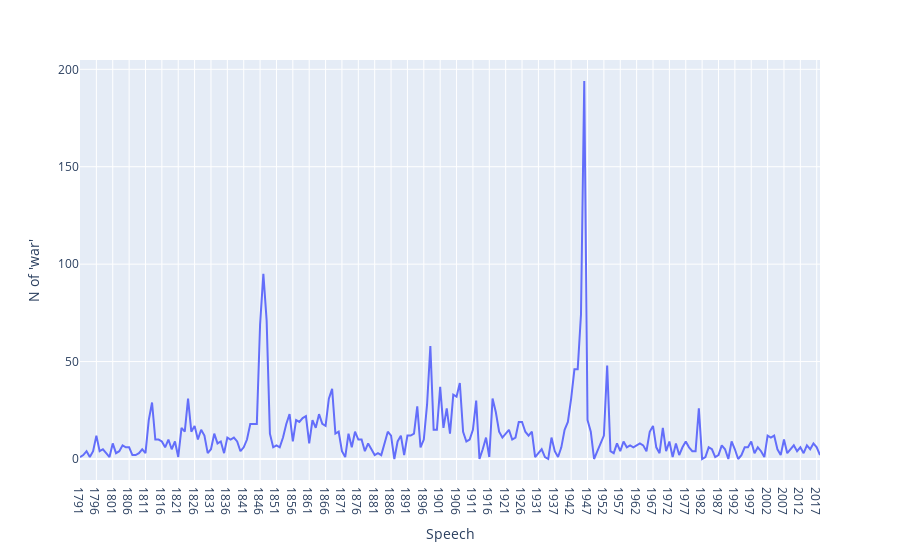

The cell this chart's notebook holds for it:
### Markdown cell above
Alternately we could look at the plain word counts of 'war' from each speech. While the results are similar, it removes some spikes from speeches in 1813 and 1917, which shows that 'war' was a frequent topic relative to the length of those speeches.

### Code cell
fig = px.line(x=df.index, y=df['word_count'])
fig.update_layout(xaxis_title="Speech",
    yaxis_title="N of 'war'")
fig.show()

### Figure 1 — Plotly figure (JSON) as saved in the notebook; plotly's stock layout.template omitted (floating-point values rounded to 4 significant figures; data arrays with more than 128 entries replaced by an {"elided": "..."} marker saying what was removed)
{"data": [{"hovertemplate": "x=%{x}<br>y=%{y}<extra></extra>", "legendgroup": "", "line": {"color": "#636efa", "dash": "solid"}, "marker": {"symbol": "circle"}, "mode": "lines", "name": "", "orientation": "v", "showlegend": false, "type": "scatter", "x": {"elided": "227 str values"}, "xaxis": "x", "y": {"elided": "227 int values"}, "yaxis": "y"}], "layout": {"autosize": true, "legend": {"tracegroupgap": 0}, "margin": {"t": 60}, "xaxis": {"anchor": "y", "autorange": true, "domain": [0, 1], "range": [0, 226], "title": {"text": "Speech"}, "type": "category"}, "yaxis": {"anchor": "x", "autorange": true, "domain": [0, 1], "range": [-10.78, 204.8], "title": {"text": "N of 'war'"}, "type": "linear"}}}
